Frame 1 (no input): blank canvas, image omitted
Frame 60 (the mouse pressed at the canvas centre just before this capture): blank canvas, image omitted
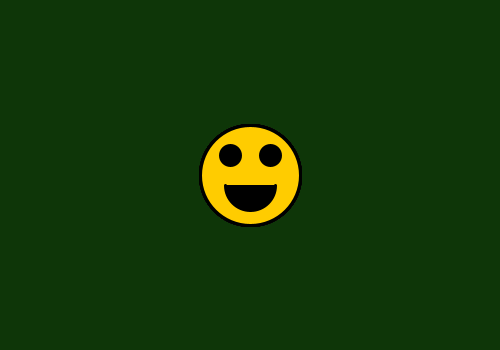
Frame 120 (the mouse held since frame 60 and released just before this capture)

The Processing sketch whose frames 1 and 60 were blank and that drew this single picture after the mouse press (run headless with seeded random() and noise(); from frame 60 on, the mouse is pressed at the canvas centre):

// Processing sketch: happy_function_mouse_click_location
// ── happy_function_mouse_click_location.pde
//declare vaiables
//float xCenter;
//float yCenter;
float faceWidth;
float faceHeight;
float xEyeOffset;
float yEyeOffset;
float yMouthOffset;

//switch to active mode
void setup()
{
  size(500, 350);
  background(14, 54, 8);
  
  //set 2x anti-aliasing
  smooth(2);              
}

void draw()
{
  //set variable values
//  xCenter = width/2;
//  yCenter = height/2;
  faceWidth = 100;
  faceHeight = 100;
  xEyeOffset = faceWidth/5;
  yEyeOffset = faceHeight/5;
  yMouthOffset = faceHeight/10;
 
  if (mousePressed) {
    //draw happy face
    strokeWeight(3);
    fill(255, 204, 0);
    ellipse(mouseX,
            mouseY,
            faceWidth,
            faceHeight);
          
    //draw happy eyes
    fill(0);
    ellipse(mouseX - xEyeOffset,
            mouseY - yEyeOffset,
            faceWidth/5,
            faceHeight/5);
          
    ellipse(mouseX + xEyeOffset,
            mouseY - yEyeOffset,
            faceWidth/5,
            faceHeight/5);
  
    //draw happy mouth
    arc(mouseX,
        mouseY + yMouthOffset,
        faceWidth/2,
        faceHeight/2,
        0,
        PI); 
  }
}
